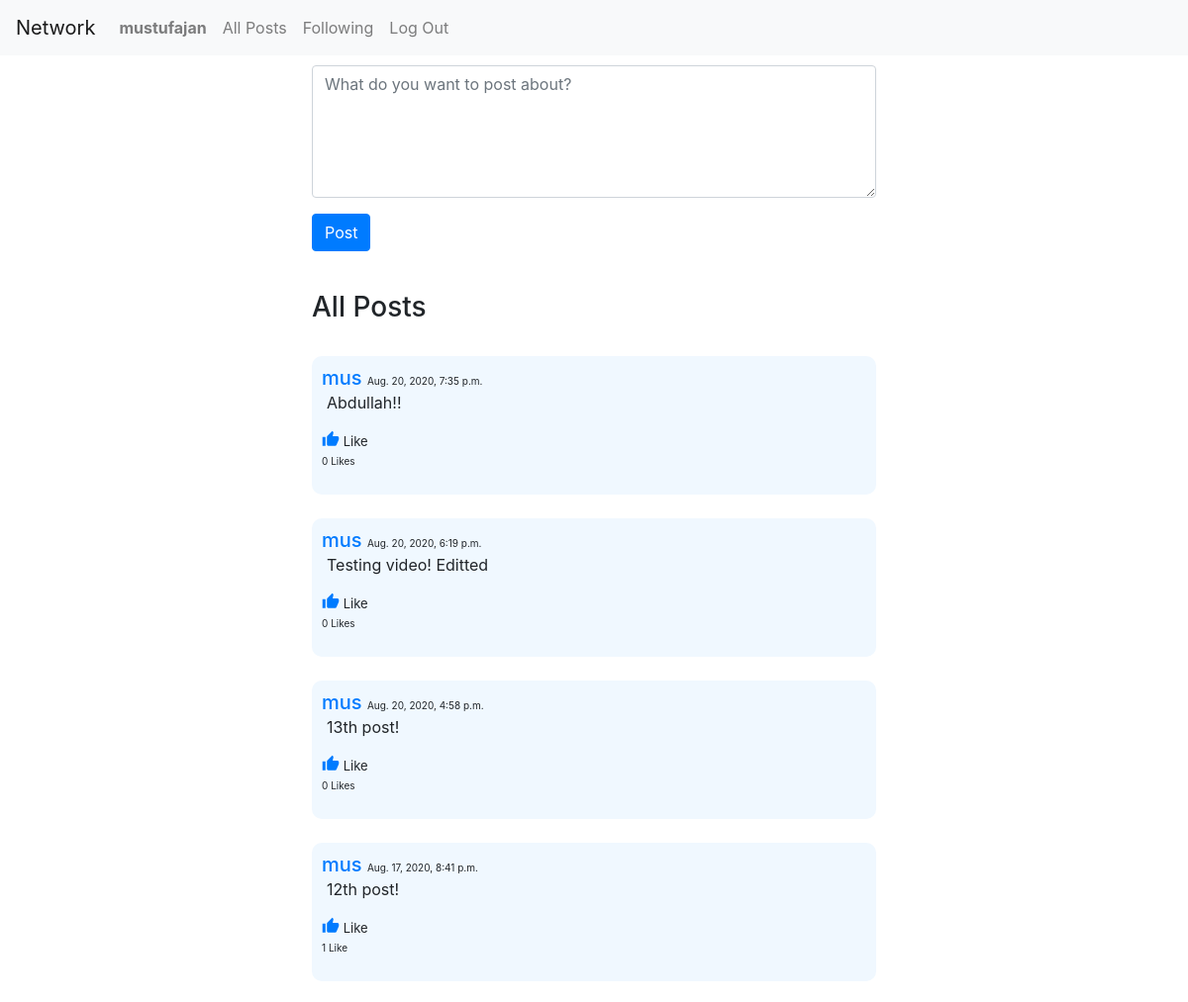
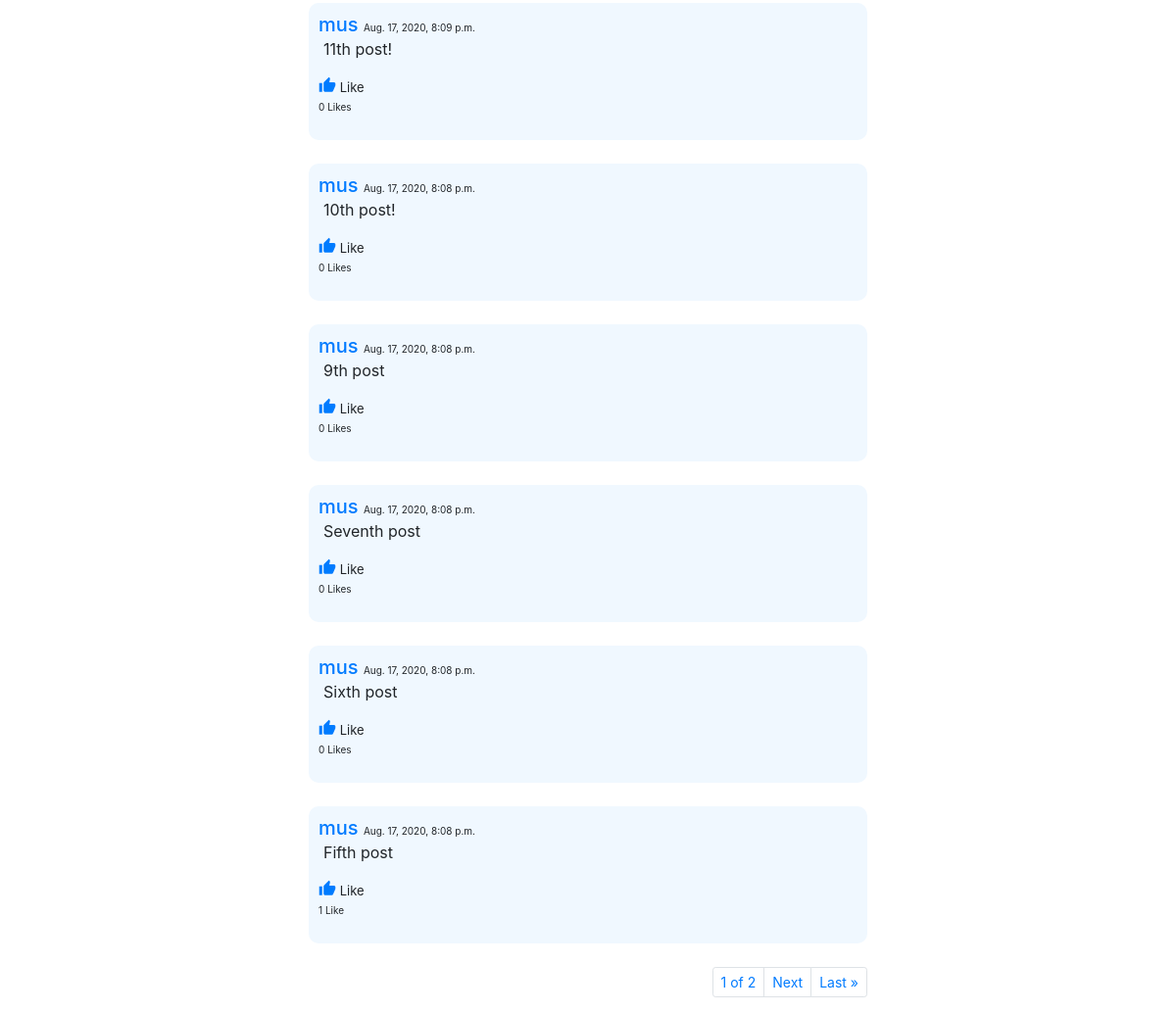
The app's page /following (signed in) with its own data (2 pictures, top to bottom).
### network/models.py (models this page shows, shortened)
class User(AbstractUser):
    following = models.ManyToManyField("network.User", related_name='followers', blank=True)

class Post(models.Model):
    text = models.CharField(max_length=500)
    timestamp=models.DateTimeField(auto_now_add=True)
    poster=models.ForeignKey('User', on_delete=models.CASCADE, related_name="posts")
    likes=models.IntegerField(default=0)
    likers = models.ManyToManyField('User', related_name="liked_posts", blank=True)

### network/views.py (the view)
# urls.py: path("following", views.following, name="following"),
@login_required
def following(request):
    following = request.user.following.all()
    all_posts = Post.objects.filter(poster__in=following).order_by('-timestamp')
    paginator = Paginator(all_posts, 10)
    page_number = request.GET.get('page')
    page_obj = paginator.get_page(page_number)
    return render(request, "network/following.html",{
        'new_post': PostForm(),
        'page_obj': page_obj
    })

### network/forms.py
class PostForm(forms.Form):
    post = forms.CharField(label="", widget=forms.Textarea(attrs={'placeholder': 'What do you want to post about?'}))

### network/templates/network/following.html (shortened to what this page needs)
{% extends "network/layout.html" %}
{% block body %}
<div id="page-content" class="container" style="padding-top: 10px; max-width: 600px;">
{% if user.is_authenticated %}
    <div id="new_post">
        <form action="{% url 'new_post' %}" class="post-form" enctype="multipart/form-data" method="POST">
            <div class="form-group">
                <textarea name="new_post_text" id="new_post_text" cols="20" rows="5" placeholder="What do you want to post about?" class="form-control"></textarea>
            </div>
            <div class="form-group">
                <input type="submit" class="btn btn-primary" value="Post">
            </div>
        </form>
    </div>
    <br>
    {% endif %}
    <h3 id="content-title" >All Posts</h3>
    {% for post in page_obj %}
        <br>
        <div class="post" data-post_id="{{post.id}}">
            <a class="no-hover-underline" href="{% url 'profile' post.poster %}"><h5 style="display: inline; color:#007bff;">{{post.poster}} </h5></a> <p style="font-size: x-small; display: inline; vertical-align:baseline ;">{{post.timestamp}}</p>
            <div class="post_text"><p style="padding-left:5px;">{{post.text}}</p></div>
            <span class="liked">
            {% if request.user in post.likers.all %}
                <p class="unlike" style="display: inline; font-size: small; vertical-align:text-top"> Unlike</p>
            {% else %}
                <i style="color: #007bff; font-size:large ;" class="material-icons like">thumb_up</i><p class="like" style="display: inline; font-size: small; vertical-align:text-top"> Like</p>
            {% endif %}
            </span>
            {% if post.likes == 1 %}
                <p class="likes_count" style="font-size: x-small;">{{post.likes}} Like</p>
            {% else %}
            <p class="likes_count" style="font-size: x-small;">{{post.likes}} Likes</p>
            {% endif %}
        </div>
    {% endfor %}
    <br>
    <div style="float:right;" class="pagination">
        <span class="step-links">
                <ul class="pagination pagination-sm">
                    {% if page_obj.paginator.num_pages > 1%}
                        <li class="page-item"><a class="page-link" href="#">{{ page_obj.number }} of {{ page_obj.paginator.num_pages }}</a></li>
                    {% endif %}
                    {% if page_obj.has_next %}
                        <li class="page-item"><a class="page-link" href="?page={{ page_obj.next_page_number }}">Next</a></li>
                        <li class="page-item"><a class="page-link" href="?page={{ page_obj.paginator.num_pages }}">Last &raquo;</a></li>
                    {% endif %}
                </ul>
        </span>
    </div>
</div>
{% endblock %}

### network/templates/network/layout.html (shortened to what this page needs)
{% load static %}
<!DOCTYPE html>
<html lang="en">
    <head>
        <link rel="stylesheet" href="https://stackpath.bootstrapcdn.com/bootstrap/4.4.1/css/bootstrap.min.css">
        <link href="{% static 'network/styles.css' %}" rel="stylesheet">
    </head>
    <body>
        <nav class="navbar navbar-expand-lg navbar-light bg-light">
            <a class="navbar-brand" href="{% url 'index' %}">Network</a>
            <div>
              <ul class="navbar-nav mr-auto">
                {% if user.is_authenticated %}
                    <li class="nav-item">
                        <strong><a class="nav-link" href="{% url 'profile' user.username %}">{{ user.username }}</a></strong>
                    </li>
                {% endif %}
                <li class="nav-item">
                  <a class="nav-link" href="{% url 'index' %}">All Posts</a>
                </li>
                {% if user.is_authenticated %}
                    <li class="nav-item">
                        <a class="nav-link" href="{% url 'following' %}">Following</a>
                    </li>
                    <li class="nav-item">
                        <a class="nav-link" href="{% url 'logout' %}">Log Out</a>
                    </li>
                {% endif %}
              </ul>
            </div>
          </nav>
        <div class="body">
            {% block body %}
            {% endblock %}
        </div>
    </body>
</html>

### network/static/network/styles.css (style rules this page uses)
#new_post_text { font-style: normal; }
.post { background-color: aliceblue; border-radius: 10px; padding: 10px; }

### records on screen
User: username "mustufajan"
Post: poster "mus", timestamp "Aug. 20, 2020, 7:35 p.m.", text "Abdullah!!", shows "Like", likes "0"
Post: poster "mus", timestamp "Aug. 20, 2020, 6:19 p.m.", text "Testing video! Editted", shows "Like", likes "0"
Post: poster "mus", timestamp "Aug. 20, 2020, 4:58 p.m.", text "13th post!", shows "Like", likes "0"
Post: poster "mus", timestamp "Aug. 17, 2020, 8:41 p.m.", text "12th post!", shows "Like", likes "1"
Post: poster "mus", timestamp "Aug. 17, 2020, 8:09 p.m.", text "11th post!", shows "Like", likes "0"
Post: poster "mus", timestamp "Aug. 17, 2020, 8:08 p.m.", text "10th post!", shows "Like", likes "0"
Post: poster "mus", timestamp "Aug. 17, 2020, 8:08 p.m.", text "9th post", shows "Like", likes "0"
Post: poster "mus", timestamp "Aug. 17, 2020, 8:08 p.m.", text "Seventh post", shows "Like", likes "0"
Post: poster "mus", timestamp "Aug. 17, 2020, 8:08 p.m.", text "Sixth post", shows "Like", likes "0"
Post: poster "mus", timestamp "Aug. 17, 2020, 8:08 p.m.", text "Fifth post", shows "Like", likes "1"

### other values on screen
{{ page_obj.number }} "1"
{{ page_obj.paginator.num_pages }} "2"
